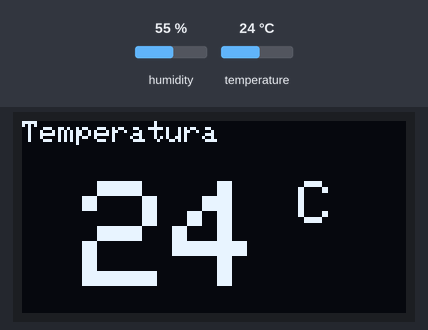
This sketch was run on a simulated ESP8266 (NodeMCU). Shown: 128×64 one-colour display. Inputs (shaded band) come from the test bench; at power-on: humidity 55 %, temperature 24 °C. WiFi joins after 1.5 s; servers stay silent unless stated; no MQTT or app messages arrive unless stated.

Above: at 7.3 s.
7.4 s: humidity set to 22 %
At 18.1 s:
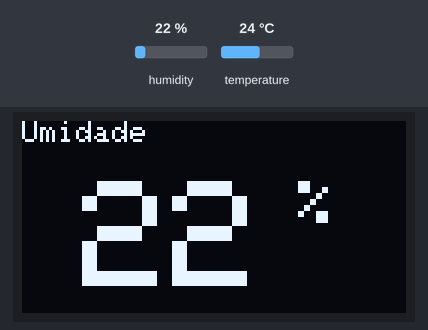
19.3 s: temperature set to 12 °C
At 25.8 s:
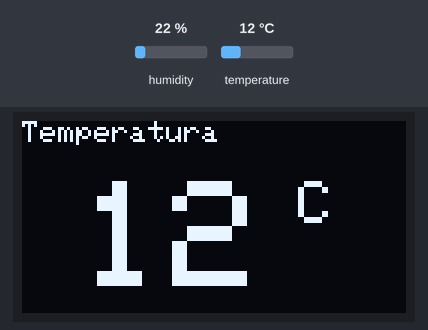
29.8 s: humidity set to 40 %
At 37.3 s:
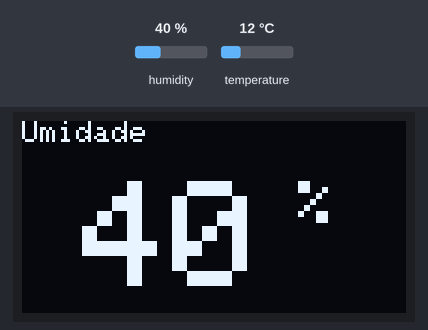
43.8 s: temperature set to 19 °C
At 52.7 s:
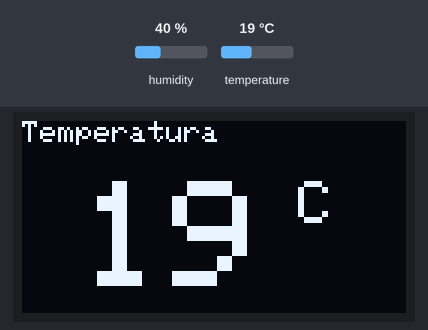
Timing chart, 0 to 54.2 s (numbered marks = the images above; inputs shaded):
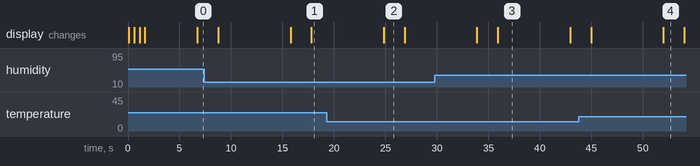

Measured:
- after the input at 7.4 s, the display: first differs from a run without the input after 10.4 s (image 1)
- after the input at 19.3 s, the display: changes after 5.5 s (image 2)
- after the input at 29.8 s, the display: first differs from a run without the input after 6.1 s (image 3)
- after the input at 43.8 s, the display: first differs from a run without the input after 8.2 s (image 4)
- what the display in image 2 shows lasts 2.1 s, from 24.8 s to 26.9 s
- what the display in image 3 shows lasts 7.1 s, from 35.9 s to 43.0 s

The sketch:

iot_dht_display.ino
```cpp
// --- WIFI ---
#include <ESP8266WiFi.h>
const char* ssid = "NINO1";
const char* password = "ninosom3351";
WiFiClient nodemcuClient;

// --- MQTT ---
#include <PubSubClient.h>
const char* mqtt_Broker = "mqtt.eclipseprojects.io";
const char* mqtt_ClientID = "termometro-glazarim01";
PubSubClient client(nodemcuClient);
const char* topicoTemperatura = "labglazarim/temperatura";
const char* topicoUmidade = "labglazarim/umidade";

// --- DHT ---
#include <DHT.h>

#define DHTPIN D3
#define DHTTYPE DHT22

DHT dht(DHTPIN,DHTTYPE);

int umidade;
int temperatura;

// --- DISPLAY ---
#include <Wire.h>
#include <Adafruit_GFX.h>
#include <Adafruit_SSD1306.h>

#define SCREEN_WIDTH 128
#define SCREEN_HEIGHT 64

Adafruit_SSD1306 display(SCREEN_WIDTH, SCREEN_HEIGHT, &Wire, -1);

//--- SETUP ---
void setup() {
  Serial.begin(9600);
  configurarDisplay();
  conectarWifi();
  client.setServer(mqtt_Broker, 1883);
  dht.begin();
}

//--- LOOP ---
void loop() {
  if (!client.connected()) {
    reconectarMQTT();
  }
  medirTemperaturaUmidade();
  publicarTemperaturaUmidadeNoTopico();
  mostrarTemperaturaUmidade();
}

//--- FUNÇÕES AUXILIARES ---

// --- CONFIGURACAO E CONEXAO WIFI ---
void conectarWifi() {
  delay(10);
  display.setTextSize(2);
  display.setCursor(0, 0);
  display.print("Conectando");
  display.display();
  WiFi.begin(ssid, password);
  while (WiFi.status() != WL_CONNECTED) {
    delay(500);
    display.print(".");
    display.display();
  }
}

// --- RECONECTAR O CLIENTE MQTT ---
void reconectarMQTT() {
  while (!client.connected()) {
    client.connect(mqtt_ClientID);
  }
}

// --- CONFIGURA DISPLAY ---
void configurarDisplay() {
  display.begin(SSD1306_SWITCHCAPVCC, 0x3C);
  display.setTextColor(WHITE);
  display.clearDisplay();
}

// --- PUBLICA (MQTT) TEMPERATURA E UMIDADE ---
void publicarTemperaturaUmidadeNoTopico() {
  client.publish(topicoTemperatura, String(temperatura).c_str(), true);
  client.publish(topicoUmidade, String(umidade).c_str(), true);
}

// --- MEDIR TEMPERATURA E UMIDADE ---
void medirTemperaturaUmidade() {
  delay(5000);
  umidade = dht.readHumidity();
  temperatura = dht.readTemperature(false);
}

// --- MOSTRA TEMPERATURA E UMIDADE ---
void mostrarTemperaturaUmidade() {
  mostrarMensagemNoDisplay("Temperatura", temperatura, " C");
  mostrarMensagemNoDisplay("Umidade", umidade, " %");
}

// --- EXIBE TEMPERATURA E UMIDADE NO DISPLAY ---
void mostrarMensagemNoDisplay(const char* texto1, int medicao, const char* texto2) {
  display.clearDisplay();
  display.setTextSize(1);
  display.setCursor(0, 0);
  display.print(texto1);
  display.setTextSize(5);
  display.setCursor(20, 20);
  display.print(medicao);
  display.setTextSize(2);
  display.print(texto2);
  display.display();
  delay(2000);
}
```
